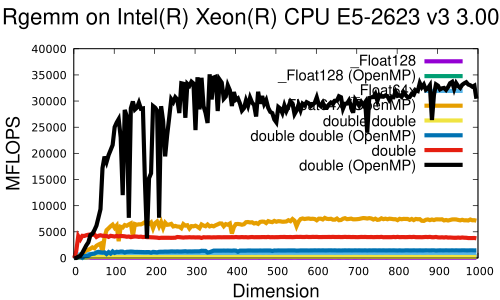

The gnuplot source for this figure:
set xlabel font "Helvetica,20"
set ylabel font "Helvetica,20"
set key font "Helvetica,16"
set title font "Helvetica,24"
set title "Rgemm on Intel(R) Xeon(R) CPU E5-2623 v3 @ 3.00GHz "
set xlabel "Dimension"
set ylabel "MFLOPS"
#set terminal postscript eps color enhanced
set terminal pdf

plot \
"log.Rgemm._Float128"       using 1:4 title '\_Float128'             with lines linewidth 6, \
"log.Rgemm._Float128_opt"   using 1:4 title '\_Float128 (OpenMP)'    with lines linewidth 6, \
"log.Rgemm._Float64x"       using 1:4 title '\_Float64x'             with lines linewidth 6, \
"log.Rgemm._Float64x_opt"   using 1:4 title '\_Float64x (OpenMP)'    with lines linewidth 6, \
"log.Rgemm.dd"              using 1:4 title 'double double'          with lines linewidth 6, \
"log.Rgemm.dd_opt"          using 1:4 title 'double double (OpenMP)' with lines linewidth 6, \
"log.Rgemm.double"          using 1:4 title 'double'                 with lines linewidth 6, \
"log.Rgemm.double_opt"	    using 1:4 title 'double (OpenMP)'        with lines linewidth 6
